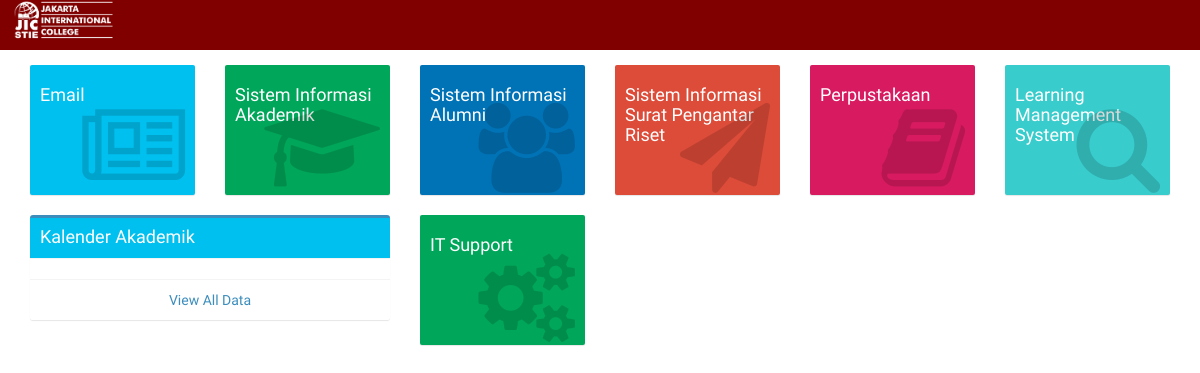
Before: / with the older database file.
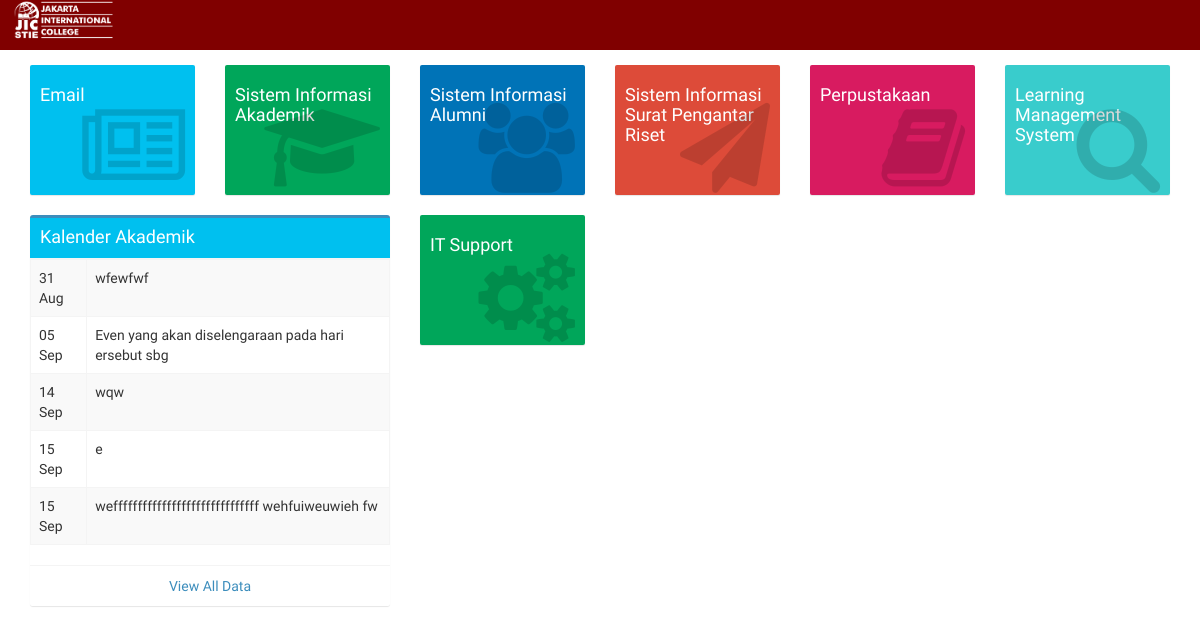
After: the same page with the newer database file.
### tables this page shows
CREATE TABLE `tb_events` (
  `id` int(11) NOT NULL,
  `title` varchar(255) NOT NULL,
  `start` datetime NOT NULL,
  `end` datetime NOT NULL,
  `backgroundColor` varchar(10) NOT NULL,
  `description` text NOT NULL
);

### application/controllers/landing.php (called while the page is built, shortened)
<?php
class Landing extends CI_Controller {
	public function __construct()
	{
		$this->load->model('calendar_model');
	}
	public function index()
	{
		$data['calendar'] = $this->calendar_model->calendar_landing();
		$this->load->view('landing', $data);
	}
}

### index.php (called while the page is built, shortened)
<?php
require_once BASEPATH.'core/CodeIgniter.php';

### application/models/calendar_model.php (called while the page is built, shortened)
<?php
class Calendar_model extends CI_Model {
  public function calendar_landing(){
    return $this->db->limit(5, 'DESC')->order_by('start','ASC')->get('tb_events')->result();
  }
}

### application/views/landing.php (the view, shortened to what the changed rows need)
<!DOCTYPE html>
<html>
<head>
  <link rel="stylesheet" href="<?php echo base_url(); ?>assets/css/bootstrap.min.css">
  <link rel="stylesheet" href="https://cdnjs.cloudflare.com/ajax/libs/font-awesome/4.5.0/css/font-awesome.min.css">
  <link rel="stylesheet" href="https://cdnjs.cloudflare.com/ajax/libs/ionicons/2.0.1/css/ionicons.min.css">
  <link rel="stylesheet" href="<?php echo base_url(); ?>assets/dist/css/skins/_all-skins.min.css">
  <link rel="stylesheet" href="<?php echo base_url(); ?>assets/plugins/select2/select2.min.css">
  <link rel="stylesheet" href="<?php echo base_url(); ?>assets/css/styleku.css">
  <link rel="stylesheet" href="<?php echo base_url(); ?>assets/plugins/datatables/dataTables.bootstrap.css">
    <link rel="stylesheet" href="<?php echo base_url(); ?>assets/bootstrap/css/bootstrap.min.css">
  <link rel="stylesheet" href="<?php echo base_url(); ?>assets/plugins/daterangepicker/daterangepicker.css">
  <link rel="stylesheet" href="<?php echo base_url(); ?>assets/plugins/datepicker/datepicker3.css">
  <link rel="stylesheet" href="<?php echo base_url(); ?>assets/plugins/iCheck/all.css">
  <link rel="stylesheet" href="<?php echo base_url(); ?>assets/plugins/colorpicker/bootstrap-colorpicker.min.css">
  <link rel="stylesheet" href="<?php echo base_url(); ?>assets/plugins/timepicker/bootstrap-timepicker.min.css">
  <link rel="stylesheet" href="<?php echo base_url(); ?>assets/dist/css/AdminLTE.min.css">
  <link rel="stylesheet" href="<?php echo base_url(); ?>assets/dist/css/skins/_all-skins.min.css">
  <link rel="stylesheet" href="<?php echo base_url(); ?>assets/plugins/fullcalendar/fullcalendar.min.css">
  <link rel="stylesheet" href="<?php echo base_url(); ?>assets/plugins/fullcalendar/fullcalendar.print.css" media="print">
  <link rel="stylesheet" href="<?php echo base_url(); ?>assets/dist/css/AdminLTE.min.css">
</head>
<body class="hold-transition layout-top-nav">
    <div class="conner">
      <section class="content">
        <div class="col-lg-4 col-xs-6">
          <div class="box box-primary">
            <div>
              <table class="table table-bordered table-striped">
                    <?php foreach ($calendar as $data) { ?>
                <tr>
                      <td><?php $format = date('d M', strtotime($data->start )); echo $format; ?></td>
                      <td><?php echo substr($data->description,0,50); ?></td>
                      </tr>
                      <?php } ?>
                </table>
            </div>
          </div>
        </div>
      </section>
    </div>
</body>
</html>

Changed rows visible on the page:
added tb_events: start "31 Aug", description "wfewfwf"
added tb_events: start "05 Sep", description "Even yang akan diselengaraan pada hari ersebut sbg"
added tb_events: start "14 Sep", description "wqw"
added tb_events: start "15 Sep", description "e"
added tb_events: start "15 Sep", description "weffffffffffffffffffffffffffffff wehfuiweuwieh fw"
